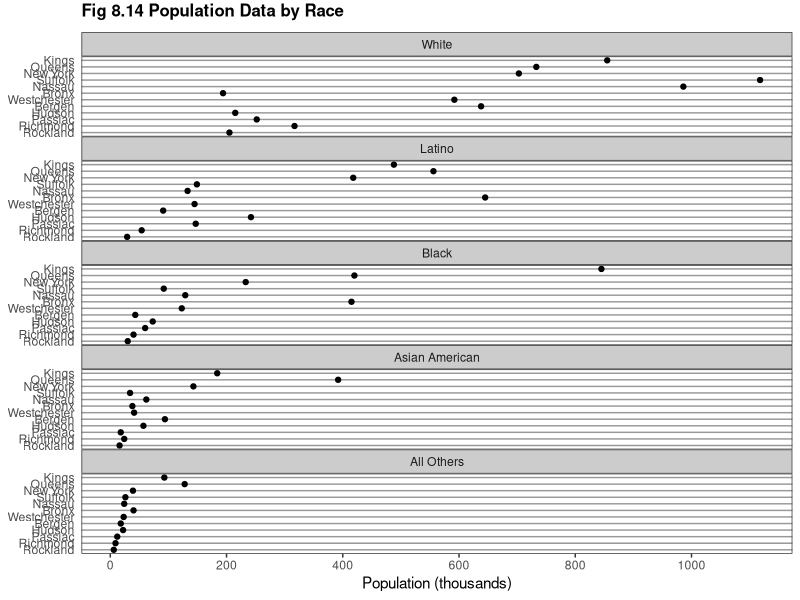
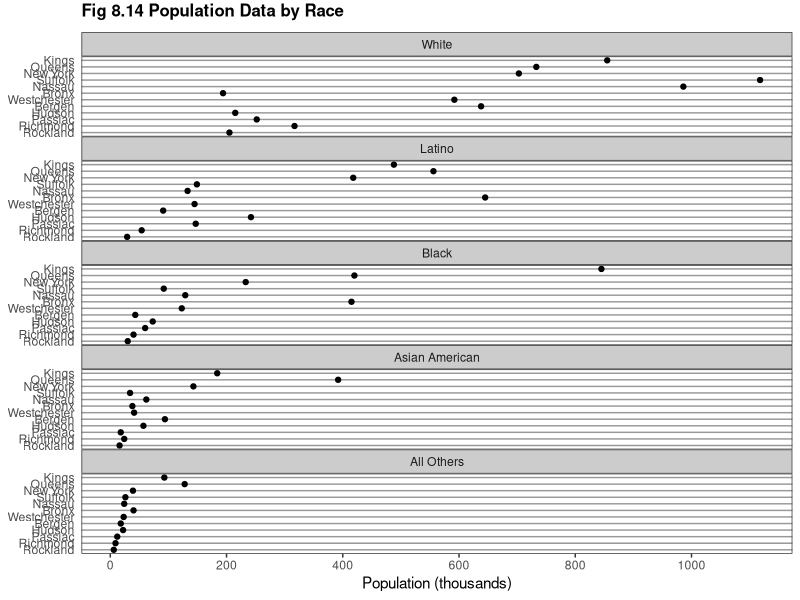

These figures' R source, in order:
library(ggplot2)
library(grid)
library(reshape2)

this_base <- "fig08-14_population-data-by-race"

my_data <- data.frame(
  Race = c("White", "Latino", "Black", "Asian American", "All Others"),
  Bronx = c(194000, 645000, 415000, 38000, 40000),
  Kings = c(855000, 488000, 845000, 184000, 93000),
  New.York = c(703000, 418000, 233000, 143000, 39000),
  Queens = c(733000, 556000, 420000, 392000, 128000),
  Richmond = c(317000, 54000, 40000, 24000, 9000),
  Nassau = c(986000, 133000, 129000, 62000, 24000),
  Suffolk = c(1118000, 149000, 92000, 34000, 26000),
  Westchester = c(592000, 145000, 123000, 41000, 23000),
  Rockland = c(205000, 29000, 30000, 16000, 6000),
  Bergen = c(638000, 91000, 43000, 94000, 18000),
  Hudson = c(215000, 242000, 73000, 57000, 22000),
  Passiac = c(252000, 147000, 60000, 18000, 12000))

my_data_long <- melt(my_data, id.variables = Race,
                  measure.variables = c("Bronx", "Kings", "New.York", 
                                        "Queens", "Richmond", "Nassau", 
                                        "Suffolk", "Westchester", "Rockland",
                                        "Bergen", "Hudson", "Passiac"),
                  variable.name = "county", value.name = "population")

my_data_long$county <-factor(
  my_data_long$county, rev(c("Kings", "Queens", "New.York", "Suffolk", 
                          "Nassau", "Bronx", "Westchester", "Bergen", 
                          "Hudson", "Passiac", "Richmond", "Rockland")))

my_data_long$Race <-factor(
  my_data_long$Race, c("White", "Latino", "Black", "Asian American", "All Others"))

p <- ggplot(my_data_long, aes(x = population / 1000, y = county)) +
  geom_point() +
  facet_wrap(~ Race, ncol = 1) +
  scale_x_continuous(breaks = seq(0, 1000, 200)) + 
  labs(x = "Population (thousands)", y = NULL) + 
  ggtitle("Fig 8.14 Population Data by Race") +
  theme_bw() +
  theme(panel.grid.major.y = element_line(colour = "grey60"), 
        panel.grid.major.x = element_blank(),
        panel.grid.minor = element_blank(),
        panel.margin = unit(0, "lines"),
        plot.title = element_text(size = rel(1.1), face = "bold", vjust = 2),
        strip.background = element_rect(fill = "grey80"),
        axis.ticks.y = element_blank())

p

ggsave(paste0(this_base, ".png"), 
       p, width = 6, height = 8)

